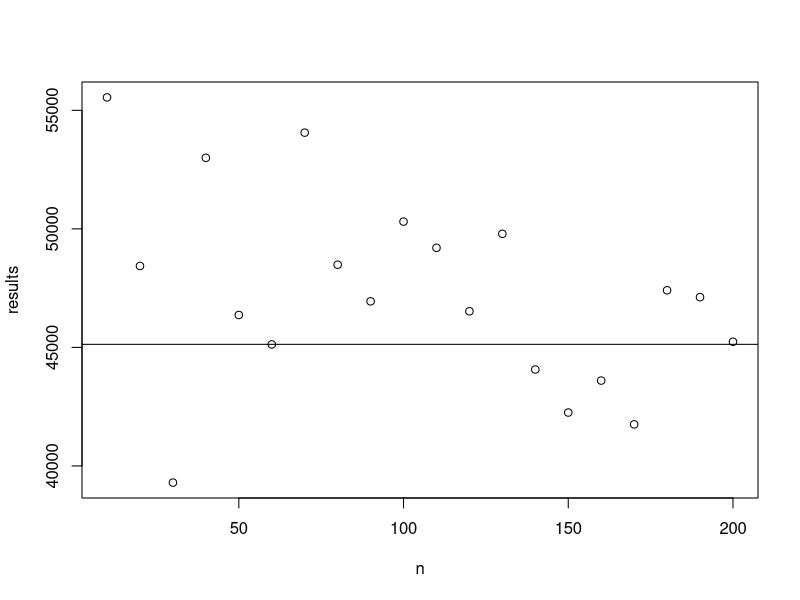
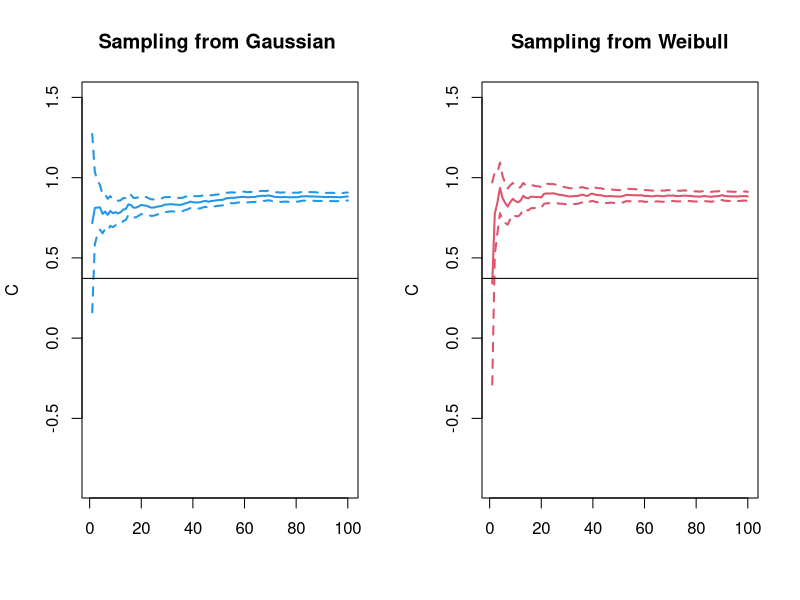
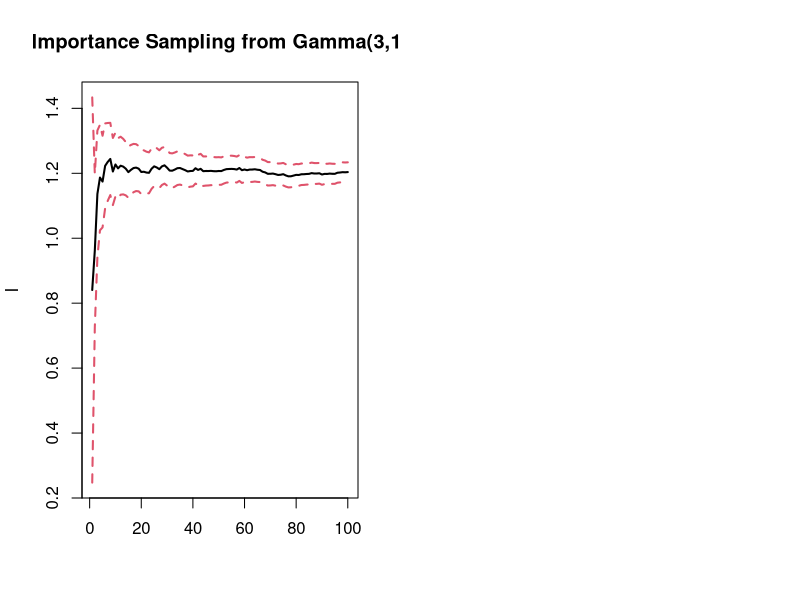

Write the R code that produced these figures, in order.
## ---- chunk 1
LAIdata = read.table("LAI.csv", sep = ",")
LAIdata <- as.matrix(LAIdata)
LAI <- sapply(1:72, function(i)matrix(LAIdata[i,], nrow = 120, ncol = 60, byrow = T),simplify =
                  "array")
LAI2005 <- LAI[,,1:12]
truesum <- sum(LAI2005)

avgLAI = apply(LAI, c(1, 2), mean)
avgL = (avgLAI > 0) * 3 # land is now uniformly colored
length(which(avgL != 0)) # here, 2443 entries indicate land
land.ind = which(avgL != 0, arr.ind = T)
land.mat = as.matrix(land.ind) # 2443 x 2 matrix that has indices of land
ind = seq(1, 2443, by = 1) # row numbers of land.mat
n = seq(10,200, 10) # number of locations (change it to whatever we like: 5, 10, ... <= 2443)

mc <- function(n) {
  land.loc = sample(ind, size = n, replace = F)
  samp <- array(0, dim(LAI)[1:2])
  for(i in 1:n){
    samp[land.mat[land.loc[i], 1], land.mat[land.loc[i],2]] = sum(LAI2005[land.mat[land.loc[i], 1], land.mat[land.loc[i],2],])
  }
  est <- sum(samp)*2443/n
  return (est) 
}

results <- sapply(n, mc)
plot(n, results)
abline(h = truesum)
## ---- chunk 2
## define the h function for the Gaussian case
hgauss = function(x){
  h_x = sqrt(pi/2)*(sin(x))^2*(x^2)
	return(h_x)
}

## define the h function for the Weibull case
hweibull = function(x){
	h_x = 0.5*(sin(x))^2*x*exp(x^2/2)
}

## sample path
sample_seq = seq(20,10000,by=100)

## generate the data first
X_gauss = rnorm(max(sample_seq))
X_weibull = rweibull(max(sample_seq),shape=2,scale=1) #k=2,lambda=1#
h_gauss = hgauss(X_gauss)
h_weibull = hweibull(X_weibull)

# initialize a list of two components to save the result
Res = list()
Res$gauss = array(0,c(length(sample_seq),3))
Res$weibull = array(0,c(length(sample_seq),3))

z = qnorm(0.975)  # upper 0.025 quantile

## calculate and plot
for (i in 1:length(sample_seq)){
	subspl_gauss = h_gauss[1:sample_seq[i]]
	subspl_weibull = h_weibull[1:sample_seq[i]]
	
	m_gauss = mean(subspl_gauss)
	m_weibull = mean(subspl_weibull)
	
	se_gauss = sqrt(var(h_gauss)/sample_seq[i])
	se_weibull = sqrt(var(h_weibull)/sample_seq[i])
	
	# save in a row, mean, lower bd, upper bd
	Res$gauss[i,] = c(m_gauss,m_gauss-z*se_gauss,m_gauss+z*se_gauss) 
	Res$weibull[i,] = c(m_weibull,m_weibull-z*se_weibull,m_weibull+z*se_weibull) 
}

C_true = 0.5*(1-3/exp(1)^2)*sqrt(pi/2)
## now plot
par(mfrow=c(1,2))
plot(Res$gauss[,1],type="l",lwd=2,ylab="C",xlab="",ylim=c(-0.9,1.5),col=4)
lines(Res$gauss[,2],lwd=2,lty=2,col=4)
lines(Res$gauss[,3],lwd=2,lty=2,col=4)
abline(h=C_true)
title("Sampling from Gaussian ")
plot(Res$weibull[,1],type='l',lwd=2,col=2,ylab="C",xlab="",ylim=c(-0.9,1.5))
lines(Res$weibull[,2],col=2,lwd=2,lty=2)
lines(Res$weibull[,3],col=2,lwd=2,lty=2)
abline(h=C_true)
title("Sampling from Weibull")

## part 3
# this is omega(x) function
omegafunc = function(x){
	return(2/0.372*(sin(x))^2*exp(-x^2/2+x))
}
Y = rgamma(max(sample_seq),shape=3,rate=1)
Yminus1sq = (Y-1)^2
Y_ind = (1<Y)*(Y<5)
omega_Y = omegafunc(Y)

ResI = array(0,c(length(sample_seq),4))

for (i in 1:length(sample_seq)){
	subspl = Y_ind[1:sample_seq[i]]*omega_Y[1:sample_seq[i]]*Yminus1sq[1:sample_seq[i]]
	m = mean(subspl)
	MC_error = sqrt(var(subspl)/sample_seq[i])
	lb = m-MC_error*z
	ub = m+MC_error*z
	ResI[i,] = c(m,lb,ub,MC_error)
}
plot(ResI[,1],type="l",lwd=2,ylim=c(min(ResI[,-4]),max(ResI[,-4])),xlab="",ylab="I")
lines(ResI[,2],col=2,lwd=2,lty=2)
lines(ResI[,3],col=2,lwd=2,lty=2)
title("Importance Sampling from Gamma(3,1)")
